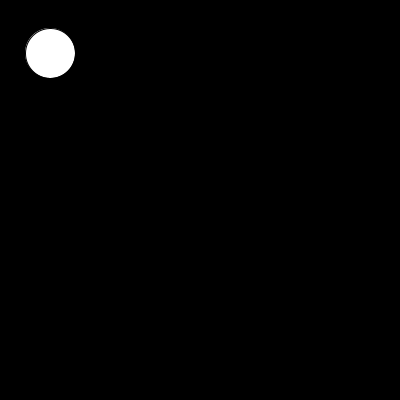
Frame 1 (no input)
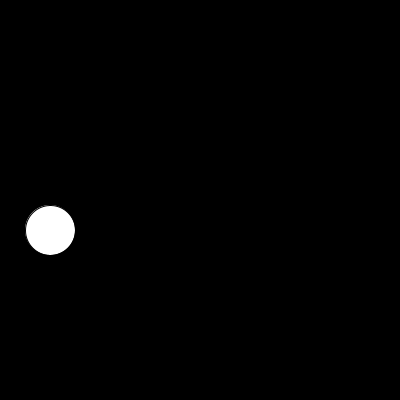
Frame 60 (the mouse pressed at the canvas centre just before this capture)
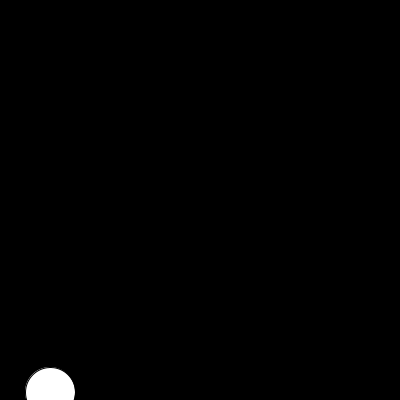
Frame 120 (the mouse held since frame 60 and released just before this capture)

The Processing sketch that drew these frames (run headless with seeded random() and noise(); from frame 60 on, the mouse is pressed at the canvas centre):

// Processing sketch: sketch
// ── sketch.pde
Ball b;
int borderWidth = 400; // canvas width
int borderHeight = 400;// canvas height

/**
* pre loaded data
**/ 
void settings(){
  size(borderWidth, borderHeight);
}

/**
* Runs once before draw() to setup the canvas
**/ 
void setup(){
  b = new Ball(50, 50, 50);
}

/**
* Runs on a loop repeating calls inside the method.
**/ 
void draw(){
 background(0);
 b.fall();
 b.show();

}

// ── ball.pde
// Commented code includes the bouncing in both x and y directions. 

class Ball {
  int x; // x-pos
  int y; // y-pos
  int size; // Radius of ball
  int fallSpeed = 3; // how fast the ball moves
  //int xspeed = 1; // speed of ball in x coordinate
  //int yspeed = 3; // speed of ball in y coordinate 
  
  /**
  * Ball constructor
  **/ 
  Ball(int a, int b, int s) {
    this.x = a;
    this.y = b;
    this.size = s;
  }
  
  /**
  * Draw the ball onto the screen
  **/ 
  void show(){
    fill(255);
    ellipse(x,y, size, size);
  }
  
  /**
  * updates ball's position
  **/ 
  void fall(){
    //this.y = this.y + yspeed;
    //this.x = this.x + xspeed;
    this.y = this.y + fallSpeed;
    bounce();
  }
  
  /**
  * Ball bouncing implementation up and down
  **/ 
  void bounce(){
    if (this.y >= borderHeight){
      fallSpeed = -3;
    }
    if (this.y <= 0){
      fallSpeed = 3;
    }
  }
  
  /**
  * Ball bouncing implementation xy directionality
  **/ 
  //void bounce(){
  //  if (this.y >= borderHeight){
  //    yspeed = -3;
  //  }
  //  if (this.y <= 0){
  //    yspeed = 3;
  //  }
  //  if (this.x >= borderWidth){
  //    xspeed = -3;
  //  }
  //  if (this.x <= 0){
  //    xspeed = 3;
  //  }
  //}
}
